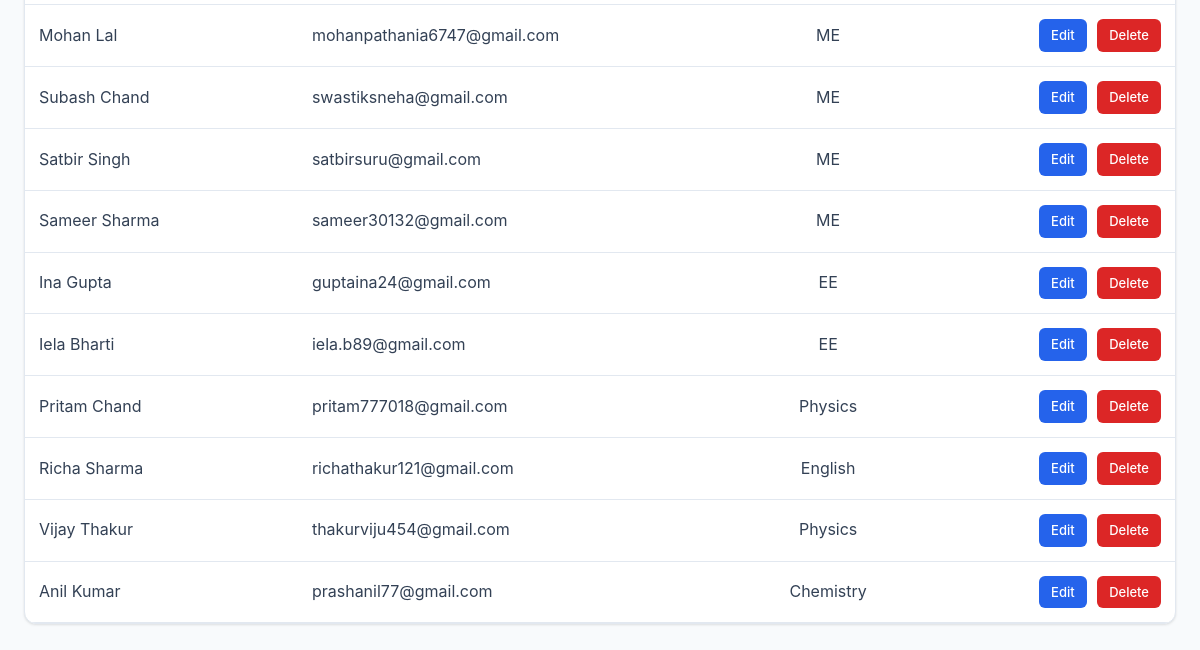
The page /admin/teachers (signed in, lower part) on the database as committed earlier.
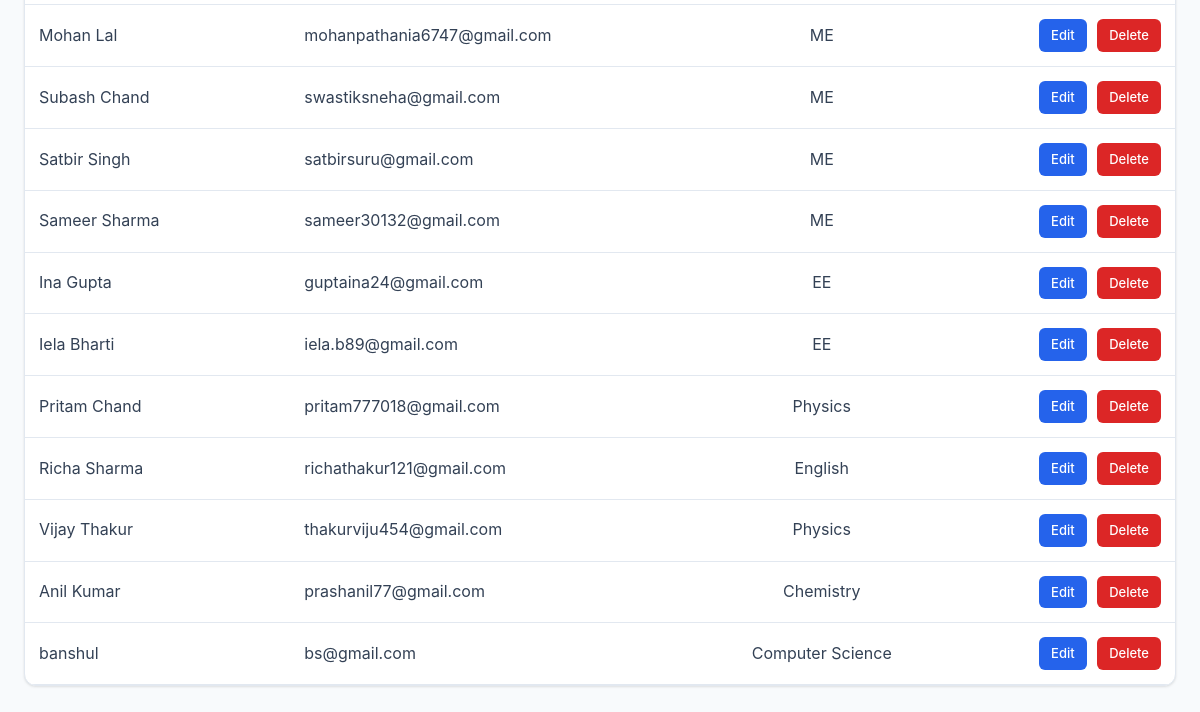
The same page on the database as committed later.
### app.py (models this page shows)
class User(db.Model):
    id = db.Column(db.Integer, primary_key=True)
    role = db.Column(db.String(20), nullable=False)
    name = db.Column(db.String(100), nullable=False)
    email = db.Column(db.String(100), unique=True, nullable=False)
    password = db.Column(db.String(200), nullable=False)
    roll_number = db.Column(db.String(20), nullable=True)
    branch = db.Column(db.String(100), nullable=True)
    semester = db.Column(db.String(20), nullable=True)
    department = db.Column(db.String(100), nullable=True)

### app.py (the view)
@app.route("/admin/teachers")
def manage_teachers():
    if session.get("role") != "admin":
        abort(403)
    return render_template(
        "manage_teachers.html", teachers=User.query.filter_by(role="teacher").all()
    )

### templates/manage_teachers.html (shortened to what this page needs)
<!DOCTYPE html>
<html lang="en">
<head>
    <link rel="stylesheet" href="{{ url_for('static', filename='style.css') }}">
</head>
<body>
    <div class="container">
        {% if teachers %}
        <div class="table-wrapper">
            <table>
                <tbody>
                    {% for t in teachers %}
                    <tr>
                        <td>{{ t.name }}</td>
                        <td>{{ t.email }}</td>
                        <td>{{ t.department }}</td>
                        <td>
                            <a href="{{ url_for('edit_teacher', id=t.id) }}" class="action-btn edit-btn">Edit</a>
                            <a href="{{ url_for('delete_teacher', id=t.id) }}" class="action-btn delete-btn">Delete</a>
                        </td>
                    </tr>
                    {% endfor %}
                </tbody>
            </table>
        </div>
        {% endif %}
    </div>
</body>
</html>

### static/style.css (style rules this page uses)
* { margin: 0; padding: 0; box-sizing: border-box; }
:root { --primary: #2563eb; --primary-dark: #1e40af; --primary-light: #3b82f6; --primary-gradient: linear-gradient(135deg, #2563eb 0%, #3b82f6 100%); --secondary: #06b6d4; --secondary-gradient: linear-gradient(135deg, #06b6d4 0%, #0891b2 100%); --accent: #dc2626; --accent-warm: #ea580c; --accent-warm-gradient: linear-gradient(135deg, #ea580c 0%, #d97706 100%); --success: #16a34a; --success-gradient: linear-gradient(135deg, #16a34a 0%, #15803d 100%); --warning: #ca8a04; --warning-gradient: linear-gradient(135deg, #ca8a04 0%, #b45309 100%); --purple: #9333ea; --purple-gradient: linear-gradient(135deg, #9333ea 0%, #7c3aed 100%); --pink: #ec4899; --pink-gradient: linear-gradient(135deg, #ec4899 0%, #db2777 100%); --indigo: #4f46e5; --indigo-gradient: linear-gradient(135deg, #4f46e5 0%, #4338ca 100%); --bg-dark: #f8fafc; --bg-darker: #f1f5f9; --card-bg: #ffffff; --border-color: #e2e8f0; --text-light: #1e293b; --text-muted: #64748b; --text-dark: #334155; --shadow: 0 1px 3px rgba(0, 0, 0, 0.08), 0 1px 2px rgba(0, 0, 0, 0.04); --shadow-md: 0 4px 6px rgba(0, 0, 0, 0.1), 0 2px 4px rgba(0, 0, 0, 0.06); --shadow-lg: 0 10px 15px rgba(0, 0, 0, 0.1), 0 4px 6px rgba(0, 0, 0, 0.05); --radius: 8px; --font-sans: -apple-system, BlinkMacSystemFont, 'Segoe UI', 'Roboto', 'Oxygen', 'Ubuntu', 'Cantarell', sans-serif; }
body { font-family: var(--font-sans); background: var(--bg-dark); color: var(--text-light); line-height: 1.6; }
table { width: 100%; border-collapse: collapse; }
body { background: linear-gradient(135deg, #6a11cb 0%, #2575fc 100%); font-family: "Poppins", Arial, sans-serif; }

### templates/manage_teachers.html (style rules this page uses)
* { margin: 0; padding: 0; box-sizing: border-box; }
body { font-family: 'Inter', -apple-system, BlinkMacSystemFont, 'Segoe UI', sans-serif; background: var(--bg-dark); color: var(--text-light); }
.container { max-width: 1400px; margin: 0 auto; padding: 32px 24px; }
.table-wrapper { background: var(--card-bg); border-radius: 12px; border: 1px solid var(--border-color); overflow: hidden; box-shadow: var(--shadow); }
table { width: 100%; border-collapse: collapse; text-align: center; }
tbody tr { transition: background 0.2s ease; }
td:nth-child(3) { text-align: center; }
td:last-child { text-align: right; }
.edit-btn { background: var(--primary); }
.delete-btn { background: var(--accent); }

Rows that differ between the two databases and show on the page:
added User: name "banshul", email "bs@gmail.com", department "Computer Science"
